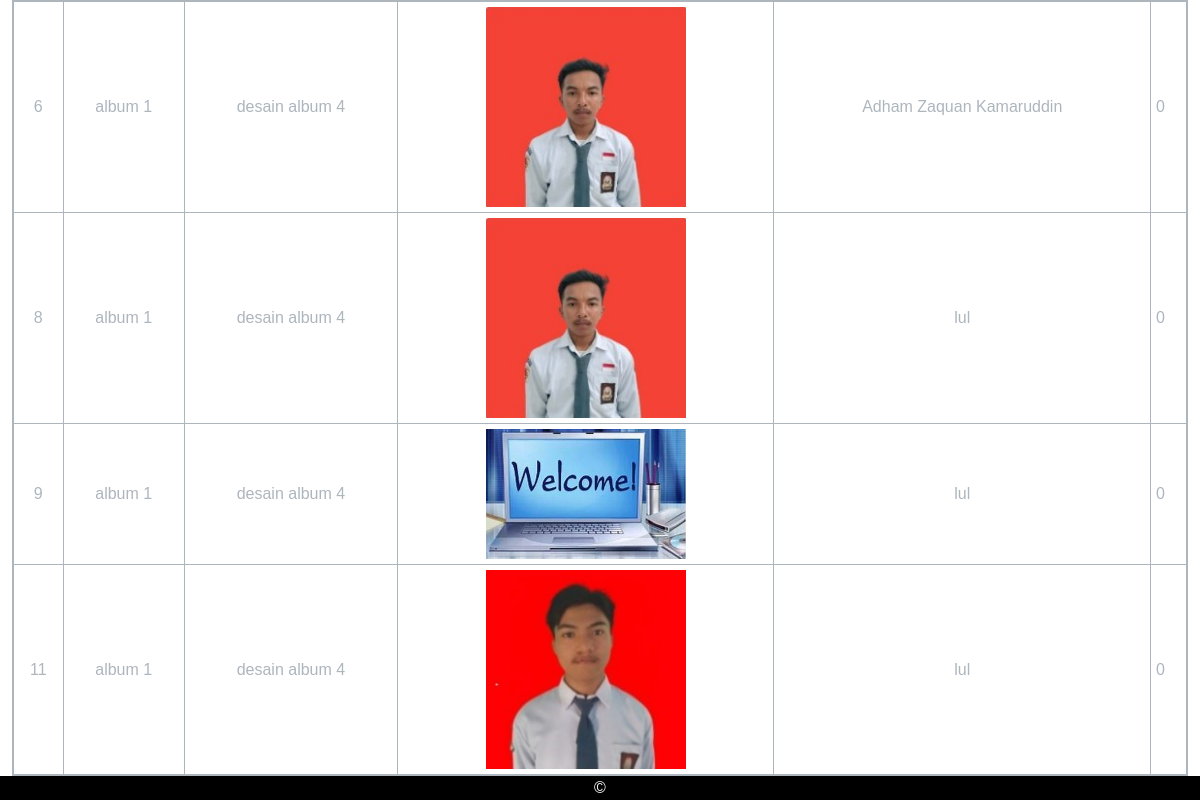
The app's page /gallery/home.php with its own data.
### tables this page shows
CREATE TABLE `foto` (
  `fotoid` int(11) NOT NULL,
  `judulfoto` varchar(255) NOT NULL,
  `deskripsifoto` text NOT NULL,
  `tanggalunggah` date NOT NULL,
  `lokasifile` varchar(255) NOT NULL,
  `albumid` int(11) NOT NULL,
  `userid` int(11) NOT NULL
);

CREATE TABLE `user` (
  `userid` int(11) NOT NULL,
  `username` varchar(255) NOT NULL,
  `password` varchar(255) NOT NULL,
  `email` varchar(255) NOT NULL,
  `namalengkap` varchar(255) NOT NULL,
  `alamat` text NOT NULL
);

### gallery/home.php (the view, shortened to what this page needs)
<!DOCTYPE html>
<html lang="en">
<head>
    <link href="https://cdn.jsdelivr.net/npm/bootstrap@5.0.2/dist/css/bootstrap.min.css" rel="stylesheet">
</head>
<body>
<div class="container-fluid">
<table class="table-bordered" border="1" cellpadding="5" cellspacing="0" style="width: 100%; border: 2px solid #adb5bd;">
        <?php
            include "koneksi.php";
            $sql = mysqli_query($conn, "select * from foto,user where foto.userid=user.userid");
            while($data = mysqli_fetch_array($sql)) {
        ?>
        <tr>
            <td style="text-align: center; background-color: white; color: #adb5bd;"><?= $data['fotoid'] ?></td>
            <td style="text-align: center; background-color: white; color: #adb5bd;"><?= $data['judulfoto'] ?></td>
            <td style="text-align: center; background-color: white; color: #adb5bd;"><?= $data['deskripsifoto'] ?></td>
            <td style="text-align: center; background-color: white; color: #adb5bd;"><img src="gambar/<?= $data['lokasifile'] ?>" width="200px"></td>
            <td style="text-align: center; background-color: white; color: #adb5bd;"><?= $data['namalengkap'] ?></td>
            <td>
                <?php
                    $fotoid = $data['fotoid'];
                    $sql2 = mysqli_query($conn, "select * from likefoto where fotoid='$fotoid'");
                    echo mysqli_num_rows($sql2);
                ?>
            </td>
        </tr>
        <?php
            }
        ?>
    </table>
    </div>
    <div class="container-fluid fixed-bottom" style="background-color: black; text-align: center; color: white;"> &copy; </div>
</body>
</html>

### gallery/home.php (style rules this page uses)
body { color: #adb5bd; background-color: white; font-family: arial; }

### records on screen
foto: fotoid "6", judulfoto "album 1", deskripsifoto "desain album 4", lokasifile (picture), userid.namalengkap "Adham Zaquan Kamaruddin", mysqli_num_rows($sql2) "0"
foto: fotoid "8", judulfoto "album 1", deskripsifoto "desain album 4", lokasifile (picture), userid.namalengkap "lul", mysqli_num_rows($sql2) "0"
foto: fotoid "9", judulfoto "album 1", deskripsifoto "desain album 4", lokasifile (picture), userid.namalengkap "lul", mysqli_num_rows($sql2) "0"
foto: fotoid "11", judulfoto "album 1", deskripsifoto "desain album 4", lokasifile (picture), userid.namalengkap "lul", mysqli_num_rows($sql2) "0"
